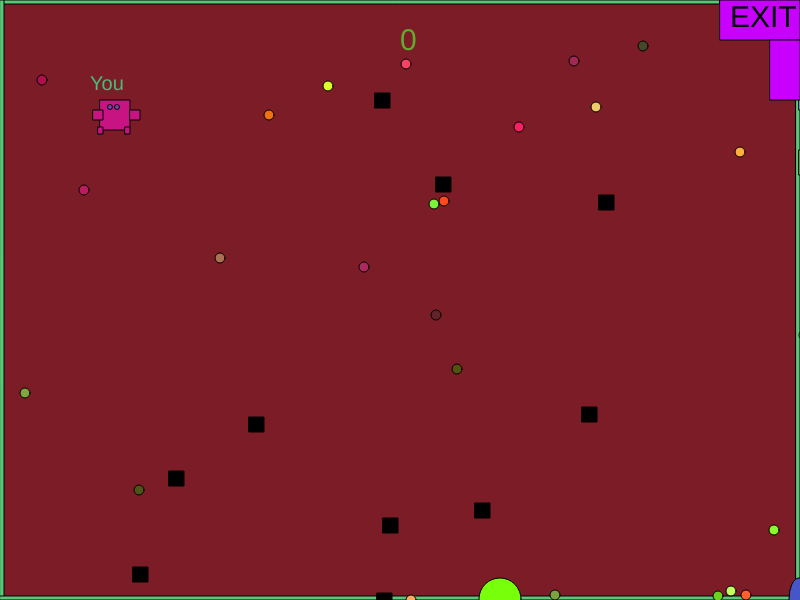
Frame 1 (no input)
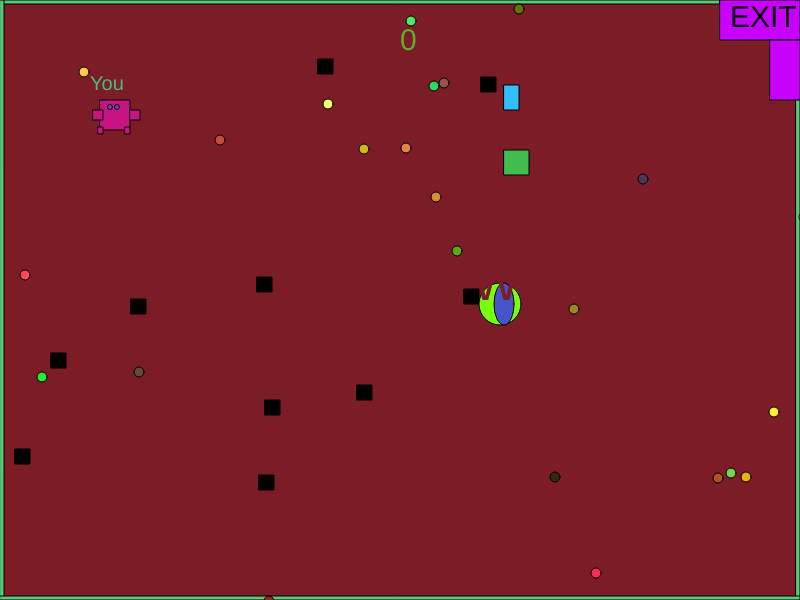
Frame 60 (no input)
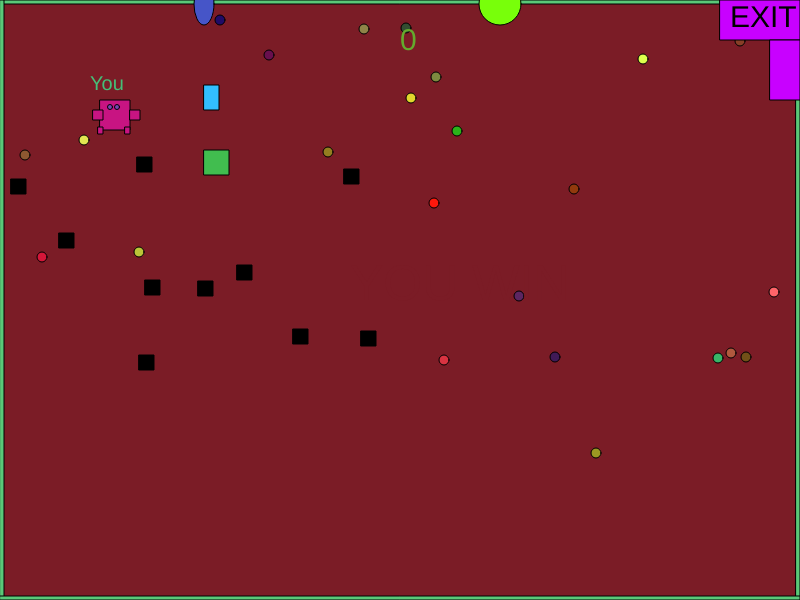
Frame 120 (the mouse pressed at the canvas centre since frame 60)

The p5.js sketch that drew these frames (run headless with seeded random() and noise() and a simulated clock; from frame 60 on, the mouse is pressed at the canvas centre):

// p5.js sketch
// ── sketch.js
var Px = 100;
var Py = 100;
var Rx = 799;
var Oy = 599;
var GOy = 599
var x = 50
var Sqx = 799
var diff = 0
var points = 0
var gpoints = 1
var bpoints = 1
var myXs = [];
var myYs = [];
var myDiameters = [];
var mySizes = [];
var mybXs = []
var mybYs = []
var mybSizes = []
var mybDiameters = []
var col = 0

function setup()
{
createCanvas(800,600);
 
ArshapeSet();  
}
function draw() 
{
diffic(); 
Move();
background(123,28,38);
Bord();
Gshapes();
Bshapes();
Sc();  
Player();
Obst();
mRec();
mRound();
mSq();
Ex();
YouWin();
}


function diffic(){

  if(points < 0){
   bpoints = 0
   gpoints = 5
  }
  else if(0 <= points && points < 30)
  {
    bpoints = 1
    gpoints = 1
  }
  
  else if(30 <= points && points < 60)
  {
    bpoints = 1.5
    gpoints = 0.75
  }
  
  else if(60 <= points && points < 90)
  {
   bpoints = 2
    gpoints = 0.5
  }
  
  else if(90 <= points && points < 100)
  {
    bpoints = 3
    gpoints = 0.25
  }
 
 
  else if(points >= 100){
    bpoints = 4
    gpoints = 0
  }
 
}
// for both good and bad shapes, add in if/then statements to make them more difficult over time (tie it to the score?)
function ArshapeSet()
{
gsh = 25
bsh = 10

        for(var i = 0; i < gsh; i++)
        {
            // get all the random numbers to create Gshapes
            myXs[i] = getRandomNumber(799);
            myYs[i] = getRandomNumber(599);
            myDiameters[i] = 10
            mySizes[i] = 10
        }
  
          for( i = 0; i < bsh; i++)
        {
            // get all the random numbers to create Bshapes
            mybXs[i] = getRandomNumber(799);
            mybYs[i] = getRandomNumber(599);
            mybDiameters[i] = 10
            mybSizes[i] = 15
        }
}

//the good shapes that give points
function Gshapes()
{
  for(var i = 0; i < myXs.length; i++)
  {
        fill(getRandomNumber(300), getRandomNumber(250),getRandomNumber(99))
        circle(myXs[i], myYs[i], myDiameters[i]);
        
    if(myYs[i] > 0 & myYs[i] < 600)
    {
    myYs[i]-=2;
    }
        
    else
      {
    myYs[i] = getRandomNumber(599)
      } 

    if (dist(Px, Py, myXs[i], myYs[i]) < myDiameters[i]) {
            points += gpoints;
    }
  // add something to earn points on contact
}
}
//the bad shapes that take points 
function Bshapes(){
  for(var i = 0; i < mybXs.length; i++)
  {
        fill(0)
        square(mybXs[i], mybYs[i], mybSizes[i]);
        
    if(mybXs[i] > 0 & mybXs[i] < 800)
    {

    mybXs[i]-=2;
    }
        
    else
      {
    mybXs[i] = getRandomNumber(599)
      } 
       if(mybYs[i] > 0 & mybYs[i] < 600)
    {
    mybYs[i]-=2;
    }
       else
      {
    mybYs[i] = getRandomNumber(599)
      } 
    
    
   // Fix this- lose points on contact  
   if (dist(Px, Py, mybXs[i], mybYs[i]) < mybSizes[i]) {
            points -= bpoints;
    }

    
  }
  

}


function Ex(){

  fill(200,1,300)
  rect(720, 0, 80, 40)
  rect(770, 40, 30, 60)
  fill(0)
  textSize(30)
  text('EXIT', 730, 27)
}

function Bord(){
  fill(90, 200, 120)
  rect(0,0,800,4)
  rect(0,0,4,600)
  rect(796,0,4,600)
  rect(0,596,800,4)
}

function Obst(){
fill(50, 190, 320)
  rect(Rx, 85, 15, 25)
  fill(120, 300, 10)
  circle(500, Oy, 42)
  fill(70, 85, 200)
  ellipse(Rx, Oy, 20, 42)
  fill(65, 189, 79)
  square(Sqx, 150, 25)

}

function Player(){
 fill(70, 190, 120)
  textSize(20);
  text('You', (Px-10), (Py-10));
  fill(200, 20, 130)
  square(Px,Py,30);
  square((Px-7),(Py+10),10);
  square((Px+30),(Py+10),10);
  rect((Px-2),(Py+27),5,7);
  rect((Px+25),(Py+27),5,7);
  fill(120,70,180);
  circle(Px+10,Py+7,5);
  circle(Px+17,Py+7,5);
}

function Sc(){
  fill(100,170,45);
  textSize(30);
  text(points, 400,50);
  
}

function YouWin(){
if(Px >= 750 & Py <= 20)
    {
      fill(400);
      textSize(50);
      text('YOU WIN', 310, 300);
    }
  
  else if(Px < 750 || Py >= 20)
    {
      fill(123,28,38);
      textSize(50);
      text('YOU WIN', 350, 300);
    }
}



function mSq(){
  if(Sqx < 0)
    {
      Sqx = 799
    }
  else if(0 < Sqx < 800)
    {
      Sqx -= 5
    }
}

function mRound(){
  if(Oy > 0 & Oy < 600)
  {
    Oy-=5;
  }
  else
  {
    Oy = 599;
  }
}


function mRec(){
  if( Rx > 0 & Rx < 800)
  {
    Rx-=5;
  }
  else
  {
    Rx = 799;
  }
}

function getRandomNumber(number)
{
    return Math.floor(Math.random()*number)+10;
}

  function Move(){
    
if(keyIsDown(68))
  {
      Px+=5
  }
if(keyIsDown(65)){
  Px-=5
}

if(keyIsDown(87)){
  Py-=5
}
    
if(keyIsDown(83)){
  Py+=5
}

}
// ── McGavyn'sProject.html
<html>
<head>
<script src="p5.min.js"></script>
<script src="sketch.js"></script>

https://images.unsplash.com/photo-1593476366803-cff071151082?q=80&w=1000&auto=format&fit=crop&ixlib=rb-4.0.3&ixid=M3wxMjA3fDB8MHxzZWFyY2h8NHx8Zmxvd2VyJTIwZmllbGR8ZW58MHx8MHx8fDA%3D
</head>
<body>
    <audio controls loop> 
        

        Replace mp3 file with actual song+other changes
        <source src= 
"c:\Users\fever\Downloads\perfect-beauty-191271.mp3"
        type="audio/mp3"> 
    </audio> 
</body>

</html>
